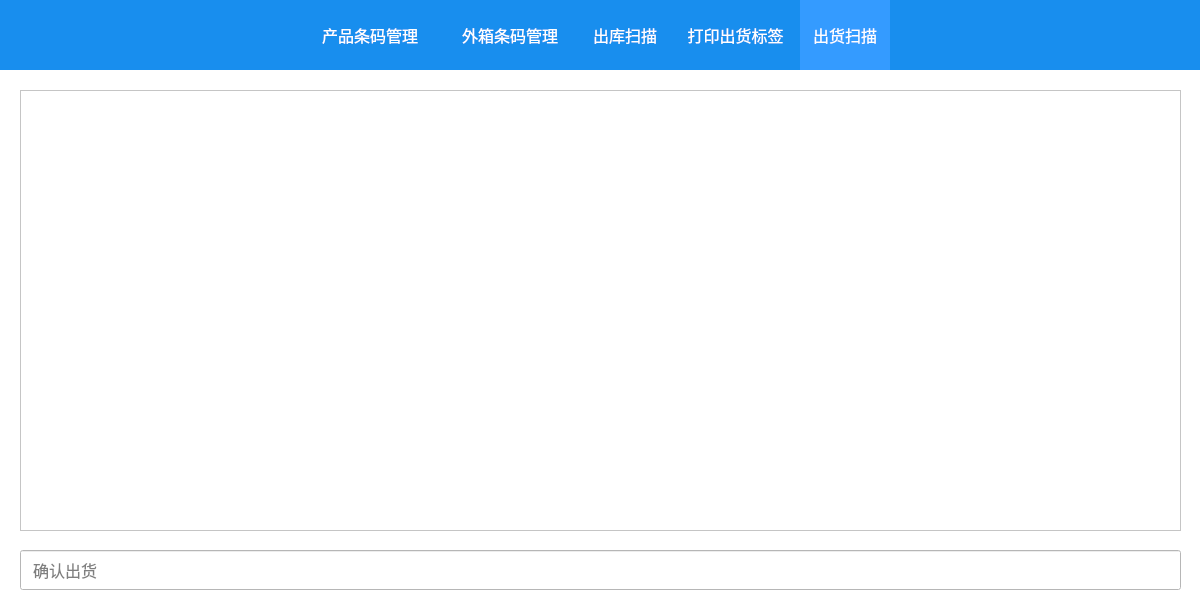
<?xml version="1.0" encoding="UTF-8"?>
<ui version="4.0">
 <class>DantOutProt</class>
 <widget class="QWidget" name="DantOutProt">
  <property name="windowModality">
   <enum>Qt::ApplicationModal</enum>
  </property>
  <property name="enabled">
   <bool>true</bool>
  </property>
  <property name="geometry">
   <rect>
    <x>0</x>
    <y>0</y>
    <width>1200</width>
    <height>600</height>
   </rect>
  </property>
  <property name="minimumSize">
   <size>
    <width>1200</width>
    <height>600</height>
   </size>
  </property>
  <property name="maximumSize">
   <size>
    <width>1200</width>
    <height>600</height>
   </size>
  </property>
  <property name="windowTitle">
   <string>扫描工具v2</string>
  </property>
  <property name="windowIcon">
   <iconset>
    <normalon>:/icon.ico</normalon>
   </iconset>
  </property>
  <property name="styleSheet">
   <string notr="true">background-color: rgb(255, 255, 255);</string>
  </property>
  <widget class="QLabel" name="label">
   <property name="geometry">
    <rect>
     <x>0</x>
     <y>0</y>
     <width>1201</width>
     <height>70</height>
    </rect>
   </property>
   <property name="acceptDrops">
    <bool>false</bool>
   </property>
   <property name="styleSheet">
    <string notr="true">background:#188eee;</string>
   </property>
   <property name="text">
    <string/>
   </property>
  </widget>
  <widget class="QPushButton" name="tab2">
   <property name="geometry">
    <rect>
     <x>440</x>
     <y>0</y>
     <width>140</width>
     <height>70</height>
    </rect>
   </property>
   <property name="cursor">
    <cursorShape>PointingHandCursor</cursorShape>
   </property>
   <property name="styleSheet">
    <string notr="true">border:none;
background:#188EEE;
color:#FFFFFF;
font-size:16px;</string>
   </property>
   <property name="text">
    <string>外箱条码管理</string>
   </property>
  </widget>
  <widget class="QPushButton" name="tab3">
   <property name="geometry">
    <rect>
     <x>580</x>
     <y>0</y>
     <width>90</width>
     <height>70</height>
    </rect>
   </property>
   <property name="cursor">
    <cursorShape>PointingHandCursor</cursorShape>
   </property>
   <property name="styleSheet">
    <string notr="true">border:none;
background:#188eee;
color:#FFFFFF;
font-size:16px;</string>
   </property>
   <property name="text">
    <string>出库扫描</string>
   </property>
  </widget>
  <widget class="QPushButton" name="tab4">
   <property name="geometry">
    <rect>
     <x>670</x>
     <y>0</y>
     <width>131</width>
     <height>70</height>
    </rect>
   </property>
   <property name="cursor">
    <cursorShape>PointingHandCursor</cursorShape>
   </property>
   <property name="styleSheet">
    <string notr="true">border:none;
background:#188EEE;
color:#FFFFFF;
font-size:16px;</string>
   </property>
   <property name="text">
    <string>打印出货标签</string>
   </property>
  </widget>
  <widget class="QPushButton" name="tab1">
   <property name="geometry">
    <rect>
     <x>300</x>
     <y>0</y>
     <width>140</width>
     <height>70</height>
    </rect>
   </property>
   <property name="cursor">
    <cursorShape>PointingHandCursor</cursorShape>
   </property>
   <property name="styleSheet">
    <string notr="true">border:none;
background:#188EEE;
color:#FFFFFF;
font-size:16px;</string>
   </property>
   <property name="text">
    <string>产品条码管理</string>
   </property>
  </widget>
  <widget class="QPushButton" name="shuaxin">
   <property name="geometry">
    <rect>
     <x>1140</x>
     <y>15</y>
     <width>40</width>
     <height>40</height>
    </rect>
   </property>
   <property name="cursor">
    <cursorShape>PointingHandCursor</cursorShape>
   </property>
   <property name="styleSheet">
    <string notr="true">border:none;
background:#188eee;
color:#FFFFFF;</string>
   </property>
   <property name="text">
    <string/>
   </property>
   <property name="icon">
    <iconset resource="style.qrc">
     <normaloff>:/image/shuaxin.png</normaloff>:/image/shuaxin.png</iconset>
   </property>
   <property name="iconSize">
    <size>
     <width>30</width>
     <height>30</height>
    </size>
   </property>
  </widget>
  <widget class="QLineEdit" name="out">
   <property name="geometry">
    <rect>
     <x>20</x>
     <y>550</y>
     <width>1161</width>
     <height>40</height>
    </rect>
   </property>
   <property name="styleSheet">
    <string notr="true">padding-left:10px;
font-size:16px;
font: 75 18pt &quot;AngsanaUPC&quot;;</string>
   </property>
   <property name="inputMethodHints">
    <set>Qt::ImhPreferNumbers</set>
   </property>
   <property name="placeholderText">
    <string>确认出货</string>
   </property>
  </widget>
  <widget class="QTableWidget" name="codelist">
   <property name="geometry">
    <rect>
     <x>20</x>
     <y>90</y>
     <width>1161</width>
     <height>441</height>
    </rect>
   </property>
   <property name="editTriggers">
    <set>QAbstractItemView::NoEditTriggers</set>
   </property>
  </widget>
  <widget class="QPushButton" name="tab5">
   <property name="geometry">
    <rect>
     <x>800</x>
     <y>0</y>
     <width>90</width>
     <height>70</height>
    </rect>
   </property>
   <property name="cursor">
    <cursorShape>PointingHandCursor</cursorShape>
   </property>
   <property name="styleSheet">
    <string notr="true">border:none;
background:#349BFF;
color:#FFFFFF;
font-size:16px;</string>
   </property>
   <property name="text">
    <string>出货扫描</string>
   </property>
  </widget>
 </widget>
 <resources>
  <include location="style.qrc"/>
 </resources>
 <connections/>
</ui>
